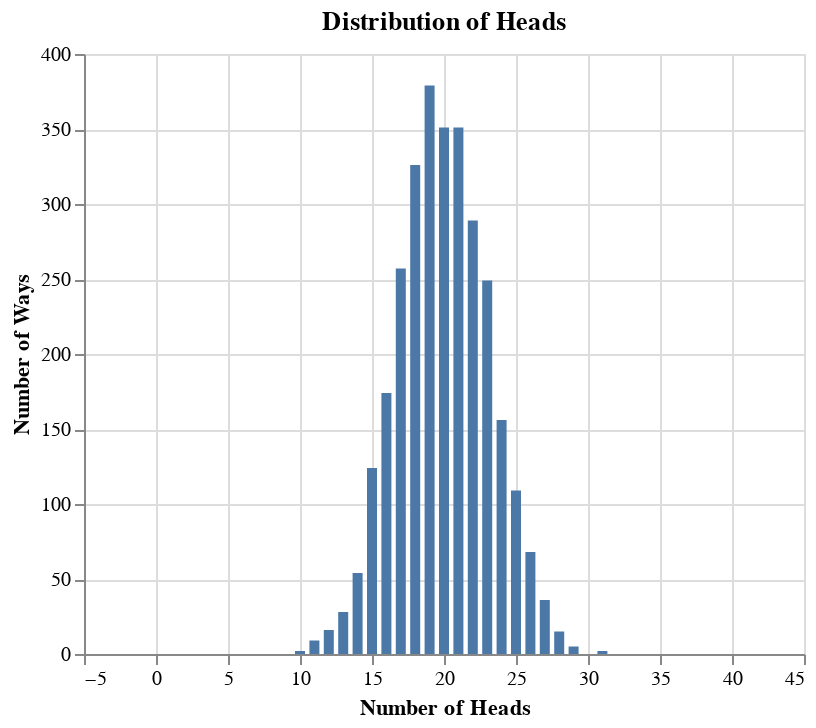

Source (notebook cell):
### Markdown cell above
Let's plot a chart and see the the number of heads in 30 flips in all the experiments.

### Code cell
x = range(num_of_flips + 1)
source = pd.DataFrame({
  'Number of Heads': x,
  'Number of Ways': head_counts
})
#     Bar chart
bar_chart = alt.Chart(source).mark_bar().encode(
    x='Number of Heads',
    y='Number of Ways',
).properties(title='Distribution of Heads',width=360)
bar_chart

### Figure 1 — Vega-Lite specification as saved in the notebook (floating-point values rounded to 4 significant figures)
{"config": {"view": {"continuousWidth": 400, "continuousHeight": 300}}, "data": {"name": "data-c7ad18303904753003e679bfb19caa8f"}, "mark": "bar", "encoding": {"x": {"type": "quantitative", "field": "Number of Heads"}, "y": {"type": "quantitative", "field": "Number of Ways"}}, "title": "Distribution of Heads", "width": 360, "$schema": "https://vega.github.io/schema/vega-lite/v4.0.2.json", "datasets": {"data-c7ad18303904753003e679bfb19caa8f": [{"Number of Heads": 0, "Number of Ways": 0}, {"Number of Heads": 1, "Number of Ways": 0}, {"Number of Heads": 2, "Number of Ways": 0}, {"Number of Heads": 3, "Number of Ways": 0}, {"Number of Heads": 4, "Number of Ways": 0}, {"Number of Heads": 5, "Number of Ways": 0}, {"Number of Heads": 6, "Number of Ways": 0}, {"Number of Heads": 7, "Number of Ways": 0}, {"Number of Heads": 8, "Number of Ways": 0}, {"Number of Heads": 9, "Number of Ways": 0}, {"Number of Heads": 10, "Number of Ways": 2}, {"Number of Heads": 11, "Number of Ways": 9}, {"Number of Heads": 12, "Number of Ways": 16}, {"Number of Heads": 13, "Number of Ways": 28}, {"Number of Heads": 14, "Number of Ways": 54}, {"Number of Heads": 15, "Number of Ways": 124}, {"Number of Heads": 16, "Number of Ways": 174}, {"Number of Heads": 17, "Number of Ways": 257}, {"Number of Heads": 18, "Number of Ways": 326}, {"Number of Heads": 19, "Number of Ways": 379}, {"Number of Heads": 20, "Number of Ways": 351}, {"Number of Heads": 21, "Number of Ways": 351}, {"Number of Heads": 22, "Number of Ways": 289}, {"Number of Heads": 23, "Number of Ways": 249}, {"Number of Heads": 24, "Number of Ways": 156}, {"Number of Heads": 25, "Number of Ways": 109}, {"Number of Heads": 26, "Number of Ways": 68}, {"Number of Heads": 27, "Number of Ways": 36}, {"Number of Heads": 28, "Number of Ways": 15}, {"Number of Heads": 29, "Number of Ways": 5}, {"Number of Heads": 30, "Number of Ways": 0}, {"Number of Heads": 31, "Number of Ways": 2}, {"Number of Heads": 32, "Number of Ways": 0}, {"Number of Heads": 33, "Number of Ways": 0}, {"Number of Heads": 34, "Number of Ways": 0}, {"Number of Heads": 35, "Number of Ways": 0}, {"Number of Heads": 36, "Number of Ways": 0}, {"Number of Heads": 37, "Number of Ways": 0}, {"Number of Heads": 38, "Number of Ways": 0}, {"Number of Heads": 39, "Number of Ways": 0}, {"Number of Heads": 40, "Number of Ways": 0}]}}
